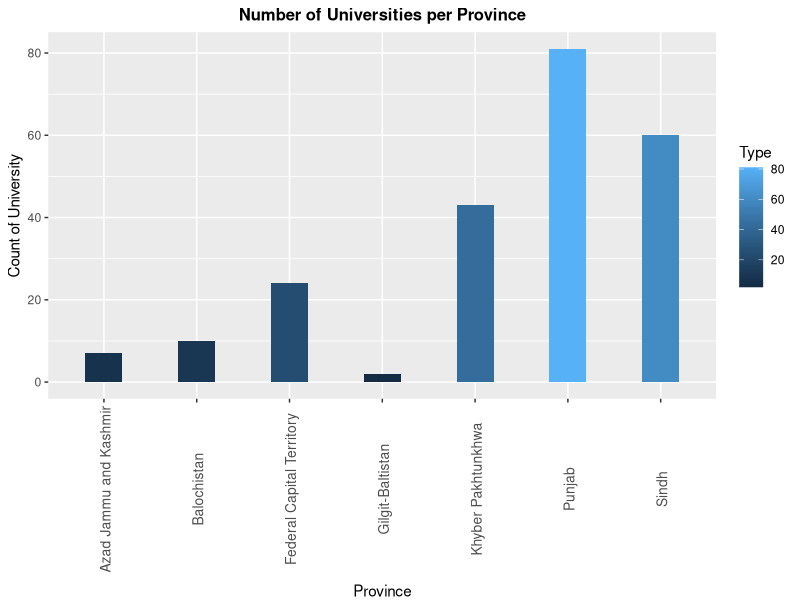
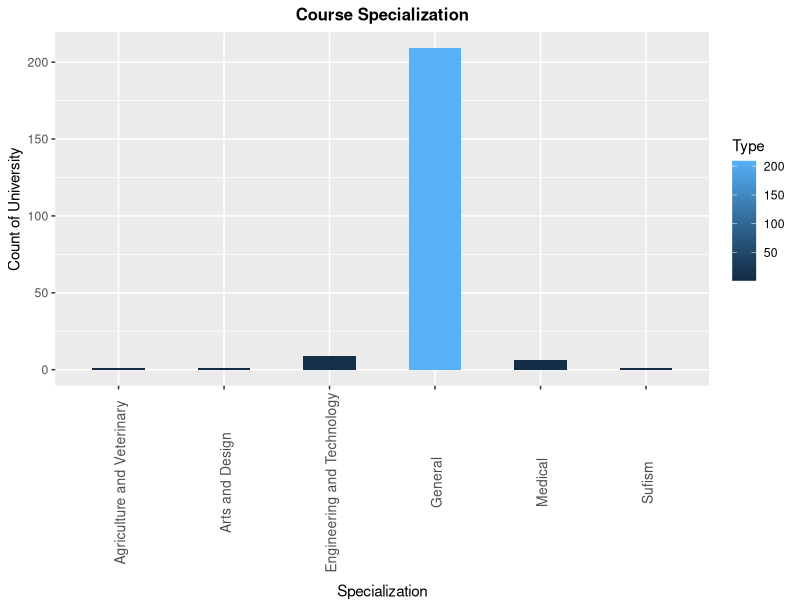
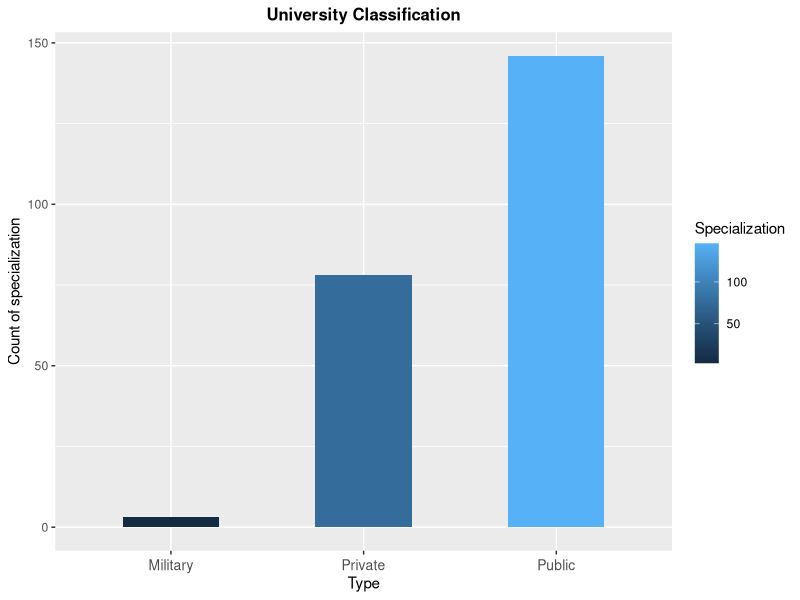

These charts were generated, in order, by the following R code:
## ---- chunk 1
data <- read.csv('University_data.csv')


#Summary of the data
summary(data)

#University data

length(unique(data$University))
#Total number of universities 227
length(unique(data$Location))
#Locations where we have the universities

length(unique(data$Province))
#Province where we have the universities
length(unique(data$Campuses))
#Campuses accross
length(unique(data$Specialization))
#Areas of specialization
length(unique(data$Type))
#The university classification
#Establishment per year

yearly <- aggregate(Type ~ Established, data = data, FUN = length)

#Significant years
head(yearly[order(-yearly$Type),],10)
## ---- chunk 2

library(ggplot2)
province <- aggregate(Type ~ Province, data = data, FUN = length)
head(province)

prov <- ggplot(province, aes(x = Province, y = Type, fill=Type))
prov + geom_bar(stat = 'identity', width = 0.4) +
  labs(title = "Number of Universities per Province",
       y ='Count of University') +
  theme(plot.title = element_text(size = 12,face = 'bold',hjust=0.5),
         axis.text.x = element_text(vjust = 0.6,size = 10, angle = 90),
        axis.title.x = element_text(vjust = -1))

## ---- chunk 3
specialization <- aggregate(Type ~ Specialization, data = data, FUN = length)

spec <- ggplot(specialization, aes(x = Specialization, y = Type, fill = Type))
spec + geom_bar(stat='identity', width = 0.5) +
  labs(title = "Course Specialization",
       y ='Count of University') +
  theme(plot.title = element_text(size = 12,
                                  face = 'bold',
                                  hjust = 0.5),
        axis.text.x = element_text(vjust = 0.6,size = 10, angle = 90),
        axis.title.x = element_text(vjust = -1))
## ---- chunk 4
type <- aggregate(Specialization ~ Type, data = data, FUN = length)
type

t <- ggplot(type, aes(x= Type, y = Specialization, fill= Specialization))
t + geom_bar(stat = 'identity', width = 0.5) +
  labs(title = 'University Classification',
       y = 'Count of specialization') +
  theme(plot.title = element_text(size = 12,
                                  face = 'bold',
                                  hjust = 0.5),
        axis.text.x = element_text(vjust = 0.6,size = 10))
